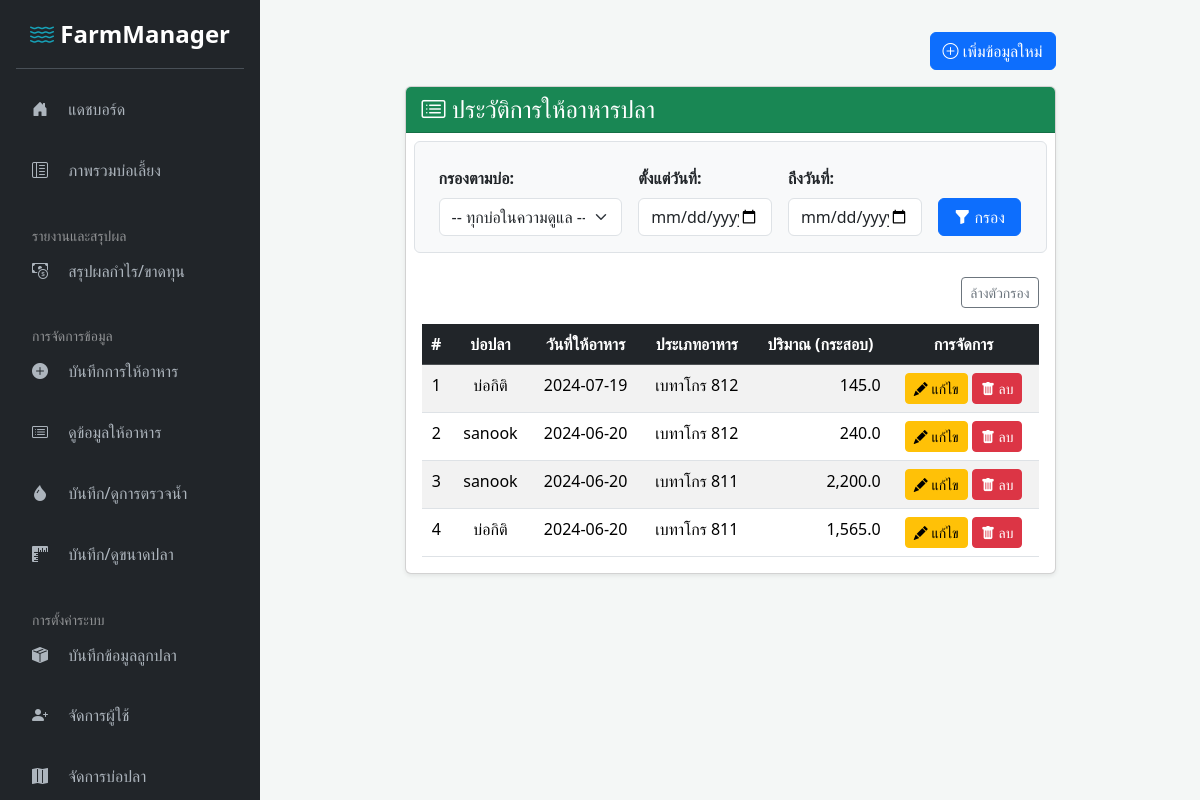
The page /view_feeding.php (signed in) on the database its author committed.
### tables this page shows
CREATE TABLE `feeding_records` (
  `id` int(11) NOT NULL,
  `pond_id` int(11) NOT NULL,
  `feed_date` date NOT NULL,
  `feed_type` varchar(100) NOT NULL,
  `feed_amount_sacks` float NOT NULL
);

CREATE TABLE `ponds` (
  `id` int(11) NOT NULL,
  `name` varchar(100) NOT NULL,
  `size_rai` float NOT NULL
);

### view_feeding.php (the view, shortened to what this page needs)
<?php
include 'templates/sidebar_header.php';
$filter_start_date = $_GET['start_date'] ?? '';
$filter_end_date = $_GET['end_date'] ?? '';
$params = [];
$where_sql = "";
$sql_records = "SELECT fr.*, p.name AS pond_name FROM feeding_records fr JOIN ponds p ON fr.pond_id = p.id $where_sql ORDER BY fr.feed_date DESC, fr.id DESC";
$stmt_records = $conn->prepare($sql_records);
$stmt_records->execute($params);
$records = $stmt_records->fetchAll(PDO::FETCH_ASSOC);
?>
<div class="row justify-content-center">
    <div class="col-lg-10 col-xl-9">
        <div class="d-flex justify-content-end mb-3">
            <a href="add_feeding.php" class="btn btn-primary"><i class="bi bi-plus-circle"></i> เพิ่มข้อมูลใหม่</a>
        </div>
        <div class="card shadow-sm mb-4">
            <div class="card-header bg-success text-white">
                <h4 class="mb-0"><i class="bi bi-card-list"></i> ประวัติการให้อาหารปลา</h4>
            </div>
            <div class="card-body">
                <form method="get" class="row gx-3 gy-2 align-items-center mb-4 p-3 bg-light rounded border">
                    <div class="col-sm-4">
                        <label for="pond_filter" class="form-label fw-bold">กรองตามบ่อ:</label>
                        <select name="pond_filter" id="pond_filter" class="form-select">
                            <option value="all">-- ทุกบ่อในความดูแล --</option>
                        </select>
                    </div>
                    <div class="col-sm-3">
                        <label for="start_date" class="form-label fw-bold">ตั้งแต่วันที่:</label>
                        <input type="date" name="start_date" id="start_date" class="form-control" value="<?= htmlspecialchars($filter_start_date) ?>">
                    </div>
                    <div class="col-sm-3">
                        <label for="end_date" class="form-label fw-bold">ถึงวันที่:</label>
                        <input type="date" name="end_date" id="end_date" class="form-control" value="<?= htmlspecialchars($filter_end_date) ?>">
                    </div>
                    <div class="col-sm-2 align-self-end">
                        <div class="d-grid">
                            <button type="submit" class="btn btn-primary"><i class="bi bi-funnel-fill"></i> กรอง</button>
                        </div>
                    </div>
                </form>
                <div class="text-end mb-3">
                    <a href="view_feeding.php" class="btn btn-outline-secondary btn-sm" title="ล้างค่าการกรอง">ล้างตัวกรอง</a>
                </div>
                <div class="table-responsive">
                    <table class="table table-striped table-hover mb-0">
                        <thead class="table-dark text-center">
                            <tr>
                                <th>#</th>
                                <th>บ่อปลา</th>
                                <th>วันที่ให้อาหาร</th>
                                <th>ประเภทอาหาร</th>
                                <th>ปริมาณ (กระสอบ)</th>
                                <?php if ($userRole === 'admin'): ?>
                                    <th>การจัดการ</th>
                                <?php endif; ?>
                            </tr>
                        </thead>
                        <tbody class="text-center">
                            <?php if (count($records) > 0): ?>
                                <?php foreach ($records as $index => $row): ?>
                                    <tr>
                                        <td><?= $index + 1 ?></td>
                                        <td><?= htmlspecialchars($row['pond_name']) ?></td>
                                        <td><?= htmlspecialchars($row['feed_date']) ?></td>
                                        <td><?= htmlspecialchars($row['feed_type']) ?></td>
                                        <td class="text-end"><?= htmlspecialchars(number_format($row['feed_amount_sacks'], 1)) ?></td>
                                        <?php if ($userRole === 'admin'): ?>
                                            <td>
                                                <a href="edit_feeding.php?id=<?= $row['id'] ?>" class="btn btn-warning btn-sm"><i class="bi bi-pencil-fill"></i> แก้ไข</a>
                                                <a href="view_feeding.php?delete_id=<?= $row['id'] ?>" class="btn btn-danger btn-sm" onclick="return confirm('คุณแน่ใจหรือไม่ว่าต้องการลบข้อมูลนี้?');"><i class="bi bi-trash-fill"></i> ลบ</a>
                                            </td>
                                        <?php endif; ?>
                                    </tr>
                                <?php endforeach; ?>
                            <?php else: ?>
                                <tr>
                                    <td colspan="<?= $userRole === 'admin' ? '6' : '5' ?>" class="text-muted text-center p-4">ไม่พบข้อมูลตามเงื่อนไขที่เลือก</td>
                                </tr>
                            <?php endif; ?>
                        </tbody>
                    </table>
                </div>
            </div>
        </div>
    </div>
</div>
<?php
include 'templates/sidebar_footer.php';
?>

### assets/css/custom.css (style rules this page uses)
:root { --primary-color: #0d6efd; --secondary-color: #6c757d; --sidebar-bg: #212529; --sidebar-link-color: #adb5bd; --sidebar-link-hover: #ffffff; --sidebar-link-active: #ffffff; }
body { background-color: #f4f7f6; min-height: 100vh; display: flex; }

### rows shown on the page
feeding_records: pond.name "บ่อกิติ", feed_date "2024-07-19", feed_type "เบทาโกร 812", feed_amount_sacks "145.0"
feeding_records: pond.name "sanook", feed_date "2024-06-20", feed_type "เบทาโกร 812", feed_amount_sacks "240.0"
feeding_records: pond.name "sanook", feed_date "2024-06-20", feed_type "เบทาโกร 811", feed_amount_sacks "2,200.0"
feeding_records: pond.name "บ่อกิติ", feed_date "2024-06-20", feed_type "เบทาโกร 811", feed_amount_sacks "1,565.0"
